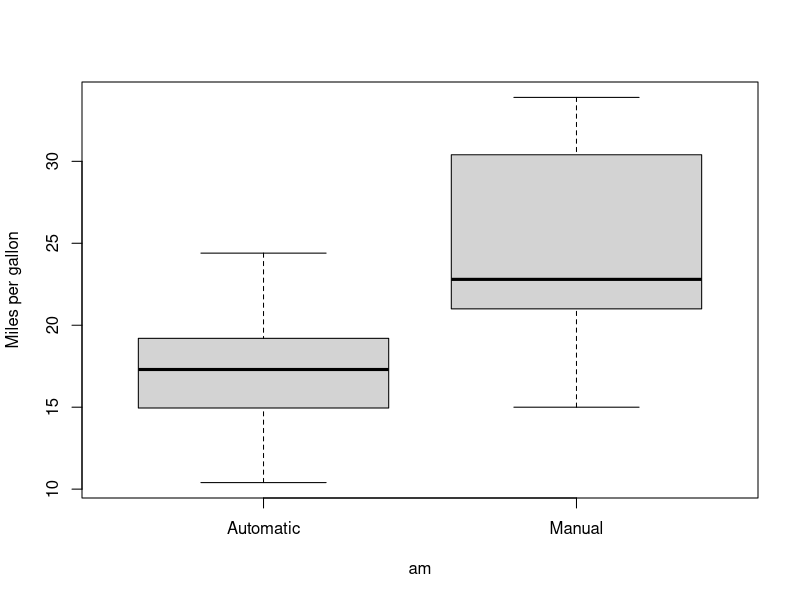
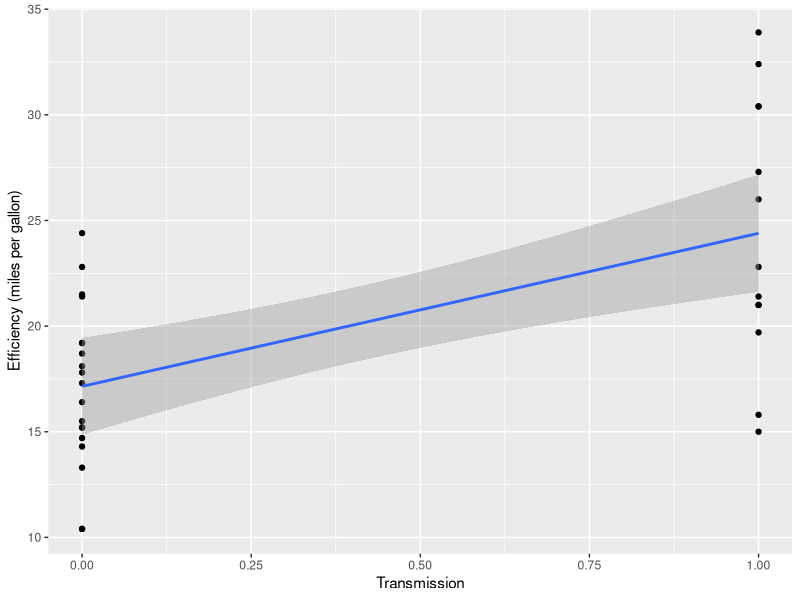
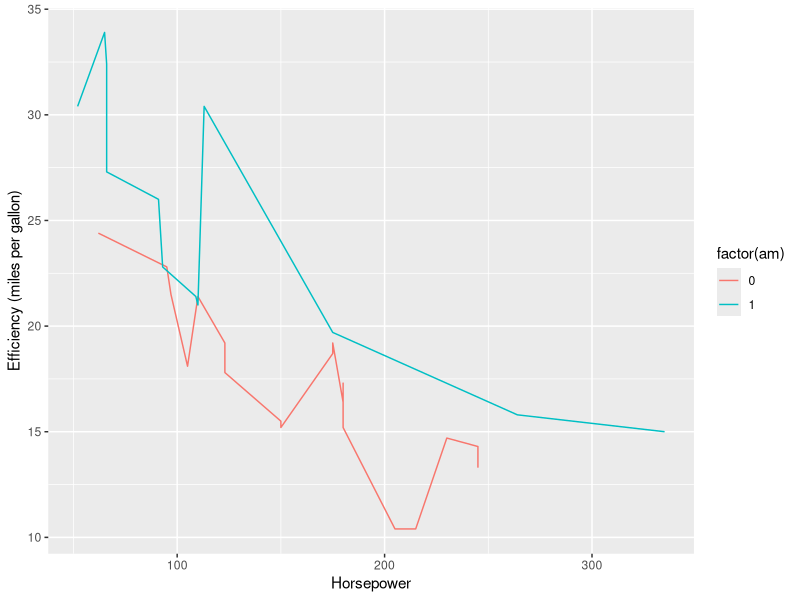
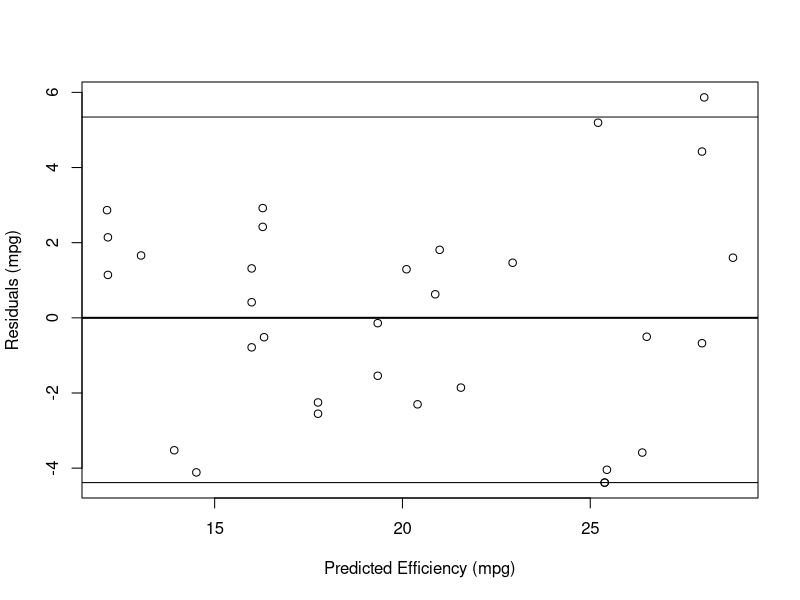

Reproduce these figures in R, in order.
## ---- chunk 1
library(datasets)
data(mtcars)
table(mtcars$am)
fit <- lm(mtcars$mpg~mtcars$am)
summary(fit)$coefficients
## ---- chunk 2
fit2 <- lm(mtcars$mpg ~ mtcars$am + mtcars$hp)
summary(fit2)$coefficients
summary(fit2)$r.squared
summary(fit)$r.squared
## ---- chunk 3
library(ggplot2)
par(mfrow = c(1,1))
boxplot(mpg ~ am, data = mtcars, ylab = "Miles per gallon", names = c("Automatic", "Manual") )
## ---- chunk 4
g <- ggplot(mtcars, aes(x = am, y = mpg))
g <- g + xlab("Transmission") + ylab("Efficiency (miles per gallon)")
g <- g + geom_point()
g + geom_smooth(method = "lm")
## ---- chunk 5
qplot(hp, mpg, data = mtcars, color = factor(am), geom = "line", xlab = "Horsepower", ylab = "Efficiency (miles per gallon)")
## ---- chunk 6
x <- coef(fit2)[1] + coef(fit2)[2]*mtcars$am + coef(fit2)[3]*mtcars$hp
y <- resid(fit2)
data <- data.frame(cbind(x,y))
plot(x,y, xlab = "Predicted Efficiency (mpg)", ylab="Residuals (mpg)")
abline(0,0, lwd = 2)
abline(quantile(y, probs = 0.025),0)
abline(quantile(y, probs = 0.975),0)
